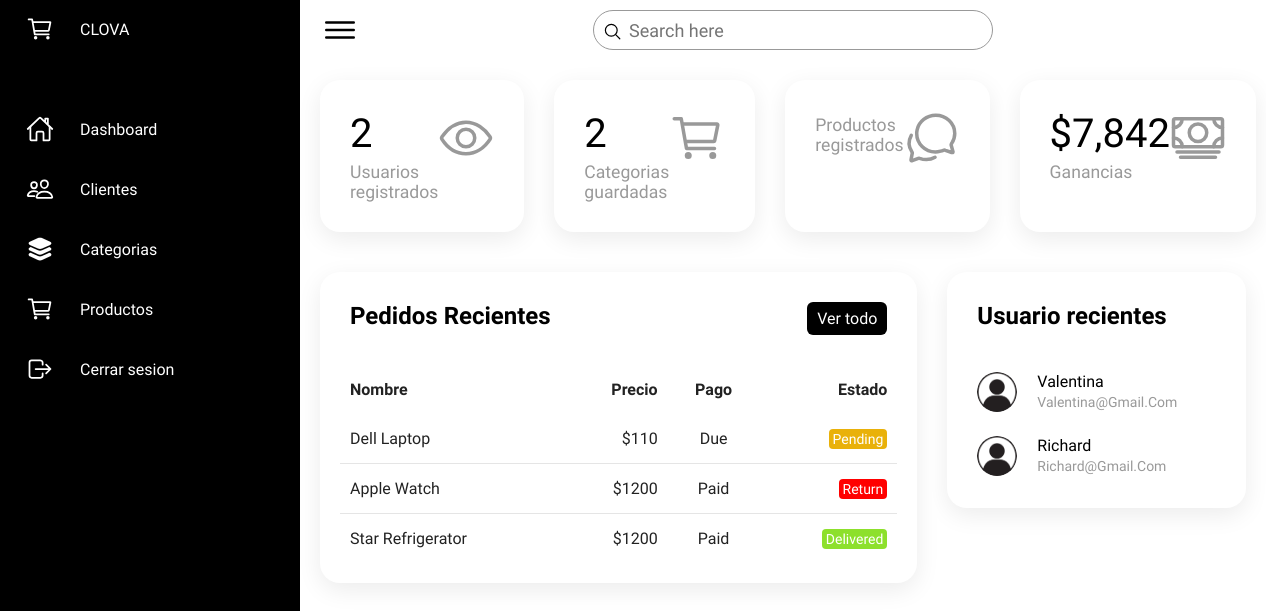
/admin/index, run on the app's committed database.
### app/models/usuario.py (models this page shows)
class Usuario(db.Model, UserMixin):
    id = db.Column(db.Integer, primary_key=True)
    nombre = db.Column(db.String(80), unique=True, nullable=False)
    email = db.Column(db.String(80), unique=True, nullable=False)
    password = db.Column(db.String(120), nullable=False)
    rol = db.Column(db.String(120), nullable=False)

### app/routes/admin_routes.py (the view)
@bp.route('/admin/index')
def index():
 dataU = Usuario.query.all()
 tamañoU = len(dataU)
 dataC = Categoria.query.all()
 tamañoC = len(dataC)
 dataP = Producto.query.all()
 tamañoP = len(dataP)
 return render_template('administrador/index.html', tamañoU=tamañoU, dataU=dataU, dataC=dataC, tamañoC=tamañoC, dataP=dataP, tamañoP=tamañoP)

### app/templates/administrador/index.html (shortened to what this page needs)
<!DOCTYPE html>
<html lang="en">
<head>
    <link href="https://cdn.jsdelivr.net/npm/simple-datatables@7.1.2/dist/style.min.css" rel="stylesheet" />
    <link rel="stylesheet" href="{{ url_for('static', filename='style_admin.css') }}">
</head>
<body>
    <div class="container">
        <div class="navigation">
            <ul>
                <li>
                    <a href="#">
                        <span class="icon">
                            <ion-icon name="cart-outline"></ion-icon>
                        </span>
                        <span class="title">CLOVA</span>
                    </a>
                </li>
                <li>
                    <a href="#">
                        <span class="icon">
                            <ion-icon name="home-outline"></ion-icon>
                        </span>
                        <span class="title">Dashboard</span>
                    </a>
                </li>
                <li>
                    <a href="{{ url_for('admin.clientes') }}">
                        <span class="icon">
                            <ion-icon name="people-outline"></ion-icon>
                        </span>
                        <span class="title">Clientes</span>
                    </a>
                </li>
                <li>
                    <a href="{{ url_for('categoria.index') }}">
                        <span class="icon">
                            <ion-icon name="layers"></ion-icon>
                        </span>
                        <span class="title">Categorias</span>
                    </a>
                </li>
                <li>
                    <a href="{{ url_for('admin.producto') }}">
                        <span class="icon">
                            <ion-icon name="cart-outline"></ion-icon>
                        </span>
                        <span class="title">Productos</span>
                    </a>
                </li>
                <li>
                    <a href="{{ url_for('auth.logout') }}">
                        <span class="icon">
                            <ion-icon name="log-out-outline"></ion-icon>
                        </span>
                        <span class="title">Cerrar sesion</span>
                    </a>
                </li>
            </ul>
        </div>
        <div class="main">
            <div class="topbar">
                <div class="toggle">
                    <ion-icon name="menu-outline"></ion-icon>
                </div>
                <div class="search">
                    <label>
                        <input type="text" placeholder="Search here">
                        <ion-icon name="search-outline"></ion-icon>
                    </label>
                </div>
                <div class="user">
                </div>
            </div>
            <div class="cardBox">
                <div class="card">
                    <div>
                        <div class="numbers">{{ tamañoU }}</div>
                        <div class="cardName">Usuarios registrados</div>
                    </div>
                    <div class="iconBx">
                        <ion-icon name="eye-outline"></ion-icon>
                    </div>
                </div>
                <div class="card">
                    <div>
                        <div class="numbers">{{ tamañoC }}</div>
                        <div class="cardName">Categorias guardadas</div>
                    </div>
                    <div class="iconBx">
                        <ion-icon name="cart-outline"></ion-icon>
                    </div>
                </div>
                <div class="card">
                    <div>
                        <div class="cardName">Productos registrados</div>
                    </div>
                    <div class="iconBx">
                        <ion-icon name="chatbubbles-outline"></ion-icon>
                    </div>
                </div>
                <div class="card">
                    <div>
                        <div class="numbers">$7,842</div>
                        <div class="cardName">Ganancias</div>
                    </div>
                    <div class="iconBx">
                        <ion-icon name="cash-outline"></ion-icon>
                    </div>
                </div>
            </div>
            <div class="details">
                <div class="recentOrders">
                    <div class="cardHeader">
                        <h2>Pedidos Recientes</h2>
                        <a href="#" class="btn">Ver todo</a>
                    </div>
                    <table>
                        <thead>
                            <tr>
                                <td>Nombre</td>
                                <td>Precio</td>
                                <td>Pago</td>
                                <td>Estado</td>
                            </tr>
                        </thead>
                        <tbody>
                            <tr>
                                <td>Dell Laptop</td>
                                <td>$110</td>
                                <td>Due</td>
                                <td><span class="status pending">Pending</span></td>
                            </tr>
                            <tr>
                                <td>Apple Watch</td>
                                <td>$1200</td>
                                <td>Paid</td>
                                <td><span class="status return">Return</span></td>
                            </tr>
                            <tr>
                                <td>Star Refrigerator</td>
                                <td>$1200</td>
                                <td>Paid</td>
                                <td><span class="status delivered">Delivered</span></td>
                            </tr>
                        </tbody>
                    </table>
                </div>
                <div class="recentCustomers">
                    <div class="cardHeader">
                        <h2>Usuario recientes</h2>
                    </div>
                    <table id="productTable">
                    {% for dataU in dataU %}
                    <tr>
                        <td width="60px">
                            <div class="imgBx"><img src="../../static/images/icono persona.jpg" alt=""></div>
                        </td>
                            <td>
                            <h4>{{ dataU.nombre }}<br> <span>{{dataU.email}}</span></h4>
                        </td>
                    </tr>
                    {% endfor %}
                    </table>
                </div>
            </div>
        </div>
    </div>
</body>
</html>

### data on the page
Usuario: nombre "Valentina", email "Valentina@gmail.com"
Usuario: nombre "Richard", email "Richard@gmail.com"

### other printed values
{{ tamañoU }} "2"
{{ tamañoC }} "2"
